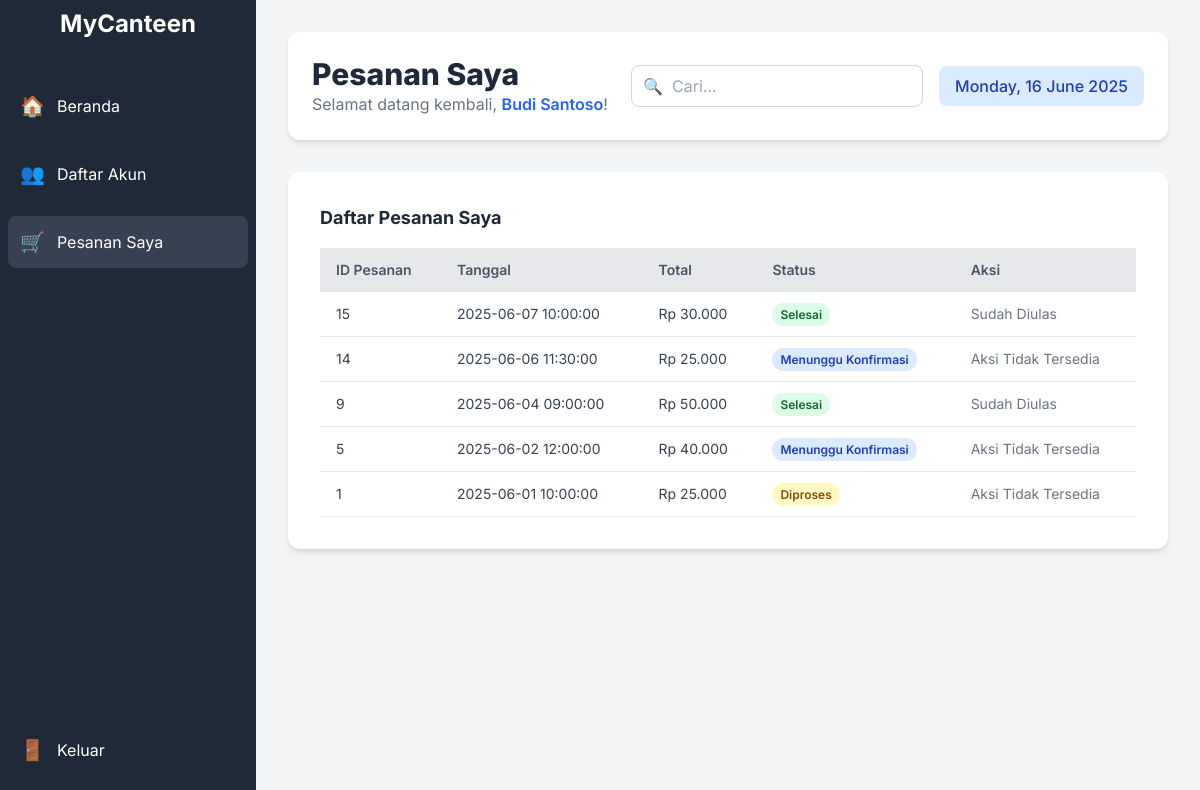
Page /index.php?page=my_orders (signed in) on the earlier database version.
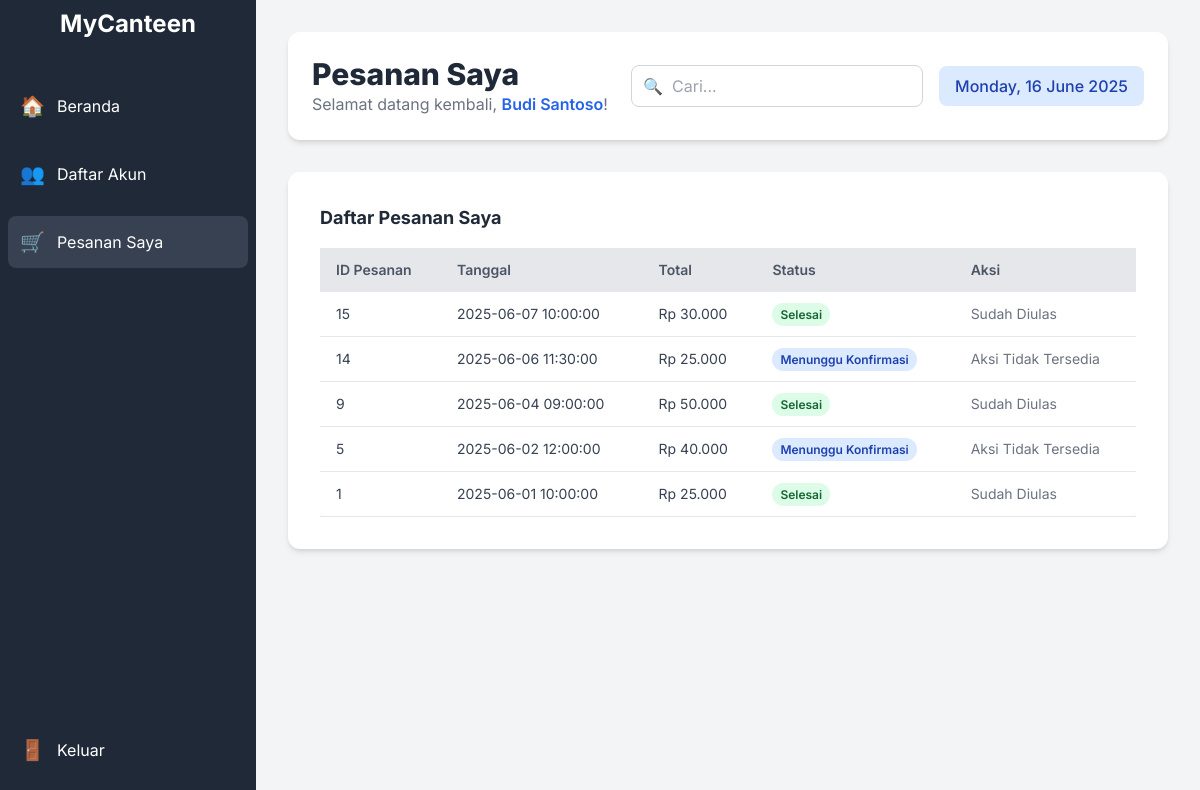
Same page on the later database version.
### tables this page shows
CREATE TABLE Pesanan (
    pesanan_id INT AUTO_INCREMENT PRIMARY KEY, 
    pesanan_date TIMESTAMP NOT NULL DEFAULT CURRENT_TIMESTAMP,
    pesanan_total INT NOT NULL,
    pesanan_paym VARCHAR(50) NOT NULL,
    status VARCHAR(20) NOT NULL DEFAULT 'Menunggu Konfirmasi', 
    Pembeli_id_mah VARCHAR(10), 
    FOREIGN KEY (Pembeli_id_mah) REFERENCES Pembeli(nrp) ON DELETE CASCADE 
);

### koneksi.php (called while the page is built, shortened)
<?php
function fetch_assoc_db($result)
{
    return mysqli_fetch_assoc($result);
}
?>

### views/my_orders_content.php (the view, shortened to what this page needs)
<div class="bg-white p-8 rounded-xl shadow-md">
    <h4 class="text-lg font-bold text-gray-800 mb-4">Daftar Pesanan Saya</h4>
    <div class="overflow-x-auto">
        <table class="min-w-full bg-white rounded-lg shadow-sm">
            <thead class="bg-gray-200">
                <tr>
                    <th class="py-3 px-4 text-left text-sm font-semibold text-gray-600">ID Pesanan</th>
                    <th class="py-3 px-4 text-left text-sm font-semibold text-gray-600">Tanggal</th>
                    <th class="py-3 px-4 text-left text-sm font-semibold text-gray-600">Total</th>
                    <th class="py-3 px-4 text-left text-sm font-semibold text-gray-600">Status</th>
                    <th class="py-3 px-4 text-left text-sm font-semibold text-gray-600">Aksi</th>
                </tr>
            </thead>
            <tbody>
                <?php
                $buyer_id = $_SESSION['user_id'];
                $query_buyer_orders = "SELECT pesanan_id, pesanan_date, pesanan_total, status FROM Pesanan WHERE Pembeli_id_mah = ? ORDER BY pesanan_date DESC";
                $stmt_buyer_orders = mysqli_prepare($conn, $query_buyer_orders);
                mysqli_stmt_bind_param($stmt_buyer_orders, "s", $buyer_id);
                mysqli_stmt_execute($stmt_buyer_orders);
                $result_buyer_orders = mysqli_stmt_get_result($stmt_buyer_orders);
                if ($result_buyer_orders && mysqli_num_rows($result_buyer_orders) > 0) {
                    while ($order = fetch_assoc_db($result_buyer_orders)) {
                        echo '<tr class="border-b border-gray-200 hover:bg-gray-50">';
                        echo '<td class="py-3 px-4 text-sm text-gray-700">' . htmlspecialchars($order['pesanan_id']) . '</td>';
                        echo '<td class="py-3 px-4 text-sm text-gray-700">' . htmlspecialchars($order['pesanan_date']) . '</td>';
                        echo '<td class="py-3 px-4 text-sm text-gray-700">Rp ' . number_format($order['pesanan_total'], 0, ',', '.') . '</td>';
                        echo '<td class="py-3 px-4 text-sm text-gray-700"><span class="px-2 py-1 rounded-full text-xs font-semibold ' .
                            ($order['status'] === 'Ditolak' ? 'bg-red-100 text-red-800' :
                                ($order['status'] === 'Diproses' ? 'bg-yellow-100 text-yellow-800' :
                                    ($order['status'] === 'Selesai' ? 'bg-green-100 text-green-800' : 'bg-blue-100 text-blue-800'))) . '"> ' . htmlspecialchars($order['status']) . '</span></td>';
                        echo '<td class="py-3 px-4 text-sm text-gray-700">';
                        if ($order['status'] === 'Selesai') {
                            $check_review_query = "SELECT id_rating FROM Review WHERE Pesanan_pesanan_id = ?";
                            $stmt_check_review = mysqli_prepare($conn, $check_review_query);
                            mysqli_stmt_bind_param($stmt_check_review, "i", $order['pesanan_id']);
                            mysqli_stmt_execute($stmt_check_review);
                            $result_check_review = mysqli_stmt_get_result($stmt_check_review);
                            if (mysqli_num_rows($result_check_review) == 0) {
                                echo '<form method="POST" action="?page=my_orders" class="inline-block">';
                                echo '<input type="hidden" name="pesanan_id_review" value="' . htmlspecialchars($order['pesanan_id']) . '">';
                                echo '<select name="rating" class="px-2 py-1 border rounded-md mr-2 text-gray-700 bg-white focus:outline-none focus:ring-2 focus:ring-blue-500">';
                                for ($i = 1; $i <= 5; $i++) {
                                    echo '<option value="' . $i . '">' . $i . ' Bintang</option>';
                                }
                                echo '</select>';
                                echo '<button type="submit" name="submit_review" class="bg-yellow-500 text-white px-3 py-1 rounded-md hover:bg-yellow-600 transition-colors duration-200">Ulas</button>';
                                echo '</form>';
                            } else {
                                echo '<span class="text-gray-500">Sudah Diulas</span>';
                            }
                        } else {
                            echo '<span class="text-gray-500">Aksi Tidak Tersedia</span>';
                        }
                        echo '</td>';
                        echo '</tr>';
                    }
                } else {
                    echo '<tr><td colspan="5" class="py-4 text-center text-gray-500">Anda belum memiliki pesanan.</td></tr>';
                }
                ?>
            </tbody>
        </table>
    </div>
</div>

### index.php (shortened to what this page needs)
<?php
include 'koneksi.php';
$is_logged_in = isset($_SESSION['user_id']);
$user_role = $is_logged_in ? $_SESSION['role'] : null;
$page = $_GET['page'] ?? 'dashboard';
?>
<!DOCTYPE html>
<html lang="id">
<head>
    <script src="https://cdn.tailwindcss.com"></script>
</head>
<body class="bg-gray-100 flex h-screen">
    <div class="fixed inset-y-0 left-0 w-64 bg-gray-800 text-white p-6 flex flex-col justify-between
                 md:w-64 sm:w-20 sm:p-2 sm:overflow-hidden no-scrollbar <?php echo !$is_logged_in ? 'hidden' : ''; ?>">
        <div>
            <h2 class="text-2xl font-bold text-center mb-10 hidden sm:block md:block">MyCanteen</h2>
            <ul class="space-y-4">
                <li class="flex items-center p-3 rounded-lg hover:bg-gray-700 cursor-pointer transition-colors duration-200 <?php echo $page === 'dashboard' ? 'bg-gray-700' : ''; ?>"
                    onclick="window.location.href='?page=dashboard'">
                    <span class="text-xl mr-3">🏠</span> <span class="hidden md:block">Beranda</span>
                </li>
                <?php if ($user_role !== 'admin'):  ?>
                    <li class="flex items-center p-3 rounded-lg hover:bg-gray-700 cursor-pointer transition-colors duration-200 <?php echo $page === 'daftar_akun' ? 'bg-gray-700' : ''; ?>"
                        onclick="window.location.href='?page=daftar_akun'">
                        <span class="text-xl mr-3">👥</span> <span class="hidden md:block">Daftar Akun</span>
                    </li>
                <?php endif; ?>
                <?php if ($user_role === 'pembeli'): ?>
                    <li class="flex items-center p-3 rounded-lg hover:bg-gray-700 cursor-pointer transition-colors duration-200 <?php echo $page === 'my_orders' ? 'bg-gray-700' : ''; ?>"
                        onclick="window.location.href='?page=my_orders'">
                        <span class="text-xl mr-3">🛒</span> <span class="hidden md:block">Pesanan Saya</span>
                    </li>
                <?php endif; ?>
            </ul>
        </div>
        <div class="mb-4">
            <li class="flex items-center p-3 rounded-lg hover:bg-gray-700 cursor-pointer transition-colors duration-200 list-none"
                onclick="window.location.href='?logout=true'">
                <span class="text-xl mr-3">🚪</span> <span class="hidden md:block">Keluar</span>
            </li>
        </div>
    </div>
    <div
        class="flex-1 p-8 overflow-y-auto no-scrollbar <?php echo !$is_logged_in ? 'hidden' : 'ml-64 sm:ml-20 md:ml-64'; ?>">
        <div
            class="flex flex-col md:flex-row justify-between items-start md:items-center bg-white p-6 rounded-xl shadow-md mb-8">
            <div class="flex-1">
                <h1 class="text-3xl font-extrabold text-gray-800 mb-2 md:mb-0">
                    <?php
                    switch ($page) {
                        case 'my_orders':
                            echo 'Pesanan Saya';
                            break;
                    }
                    ?>
                </h1>
                <p class="text-gray-500">Selamat datang kembali, <span
                        class="font-semibold text-blue-600"><?php echo htmlspecialchars($_SESSION['username'] ?? 'Tamu'); ?></span>!
                </p>
            </div>
            <div class="mt-4 md:mt-0 flex items-center space-x-4 w-full md:w-auto">
                <div class="relative flex-grow">
                    <input type="text" placeholder="Cari..."
                        class="w-full pl-10 pr-4 py-2 border border-gray-300 rounded-lg focus:outline-none focus:ring-2 focus:ring-blue-500">
                    <span class="absolute left-3 top-1/2 -translate-y-1/2 text-gray-400">🔍</span>
                </div>
                <div class="hidden md:block bg-blue-100 text-blue-800 px-4 py-2 rounded-lg font-medium">
                    <?php echo date('l, d F Y'); ?>
                </div>
            </div>
        </div>
        <?php
        switch ($page) {
            case 'my_orders':
                if ($user_role === 'pembeli') {
                    include 'views/my_orders_content.php';
                } else {
                    include 'views/access_denied.php';
                }
                break;
        }
        ?>
    </div>
</body>
</html>

### index.php (style rules this page uses)
body { font-family: 'Inter', sans-serif; }
.no-scrollbar { -ms-overflow-style: none; scrollbar-width: none; }

Differences in the rows shown:
changed pesanan id 1: status "Diproses" → "Selesai"; status "Aksi Tidak Tersedia" → "Sudah Diulas"
